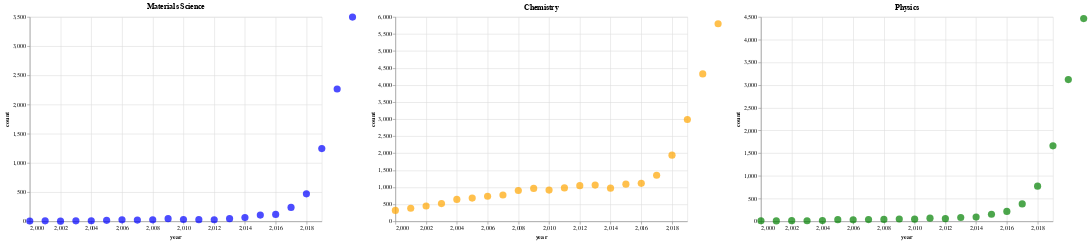

Write notebook code for a chart like this one.
### Markdown cell above
## Grid

### Code cell
charts[0] | charts[1] | charts[2]

### Figure 1 — Vega-Lite specification as saved in the notebook (floating-point values rounded to 4 significant figures)
{"config": {"view": {"continuousWidth": 400, "continuousHeight": 300}}, "hconcat": [{"data": {"name": "data-08d307d0bc8762788144a993a1f3f3fe"}, "mark": {"type": "circle", "color": "blue", "size": 150}, "encoding": {"x": {"field": "year", "scale": {"domain": [2000, 2019]}, "type": "quantitative"}, "y": {"field": "count", "type": "quantitative"}}, "height": 350, "title": "Materials Science", "width": 500}, {"data": {"name": "data-f3eeb04e7142781a92128d38c6849748"}, "mark": {"type": "circle", "color": "orange", "size": 150}, "encoding": {"x": {"field": "year", "scale": {"domain": [2000, 2019]}, "type": "quantitative"}, "y": {"field": "count", "type": "quantitative"}}, "height": 350, "title": "Chemistry", "width": 500}, {"data": {"name": "data-67c508535019cdcae2e95bc67cb64cf9"}, "mark": {"type": "circle", "color": "green", "size": 150}, "encoding": {"x": {"field": "year", "scale": {"domain": [2000, 2019]}, "type": "quantitative"}, "y": {"field": "count", "type": "quantitative"}}, "height": 350, "title": "Physics", "width": 500}], "$schema": "https://vega.github.io/schema/vega-lite/v4.17.0.json", "datasets": {"data-08d307d0bc8762788144a993a1f3f3fe": [{"year": 2021, "count": 3498}, {"year": 2020, "count": 2266}, {"year": 2019, "count": 1246}, {"year": 2018, "count": 471}, {"year": 2017, "count": 238}, {"year": 2016, "count": 119}, {"year": 2015, "count": 107}, {"year": 2014, "count": 64}, {"year": 2013, "count": 46}, {"year": 2012, "count": 27}, {"year": 2011, "count": 29}, {"year": 2010, "count": 32}, {"year": 2009, "count": 46}, {"year": 2008, "count": 26}, {"year": 2007, "count": 22}, {"year": 2006, "count": 26}, {"year": 2005, "count": 17}, {"year": 2004, "count": 10}, {"year": 2003, "count": 9}, {"year": 2002, "count": 3}, {"year": 2001, "count": 9}, {"year": 2000, "count": 6}], "data-f3eeb04e7142781a92128d38c6849748": [{"year": 2021, "count": 5801}, {"year": 2020, "count": 4327}, {"year": 2019, "count": 2989}, {"year": 2018, "count": 1942}, {"year": 2017, "count": 1352}, {"year": 2016, "count": 1115}, {"year": 2015, "count": 1092}, {"year": 2014, "count": 973}, {"year": 2013, "count": 1063}, {"year": 2012, "count": 1047}, {"year": 2011, "count": 982}, {"year": 2010, "count": 918}, {"year": 2009, "count": 966}, {"year": 2008, "count": 905}, {"year": 2007, "count": 774}, {"year": 2006, "count": 735}, {"year": 2005, "count": 683}, {"year": 2004, "count": 643}, {"year": 2003, "count": 521}, {"year": 2002, "count": 449}, {"year": 2001, "count": 384}, {"year": 2000, "count": 321}], "data-67c508535019cdcae2e95bc67cb64cf9": [{"year": 2021, "count": 4463}, {"year": 2020, "count": 3121}, {"year": 2019, "count": 1663}, {"year": 2018, "count": 775}, {"year": 2017, "count": 383}, {"year": 2016, "count": 219}, {"year": 2015, "count": 156}, {"year": 2014, "count": 94}, {"year": 2013, "count": 84}, {"year": 2012, "count": 59}, {"year": 2011, "count": 70}, {"year": 2010, "count": 47}, {"year": 2009, "count": 51}, {"year": 2008, "count": 43}, {"year": 2007, "count": 39}, {"year": 2006, "count": 33}, {"year": 2005, "count": 37}, {"year": 2004, "count": 16}, {"year": 2003, "count": 12}, {"year": 2002, "count": 15}, {"year": 2001, "count": 9}, {"year": 2000, "count": 12}]}}
